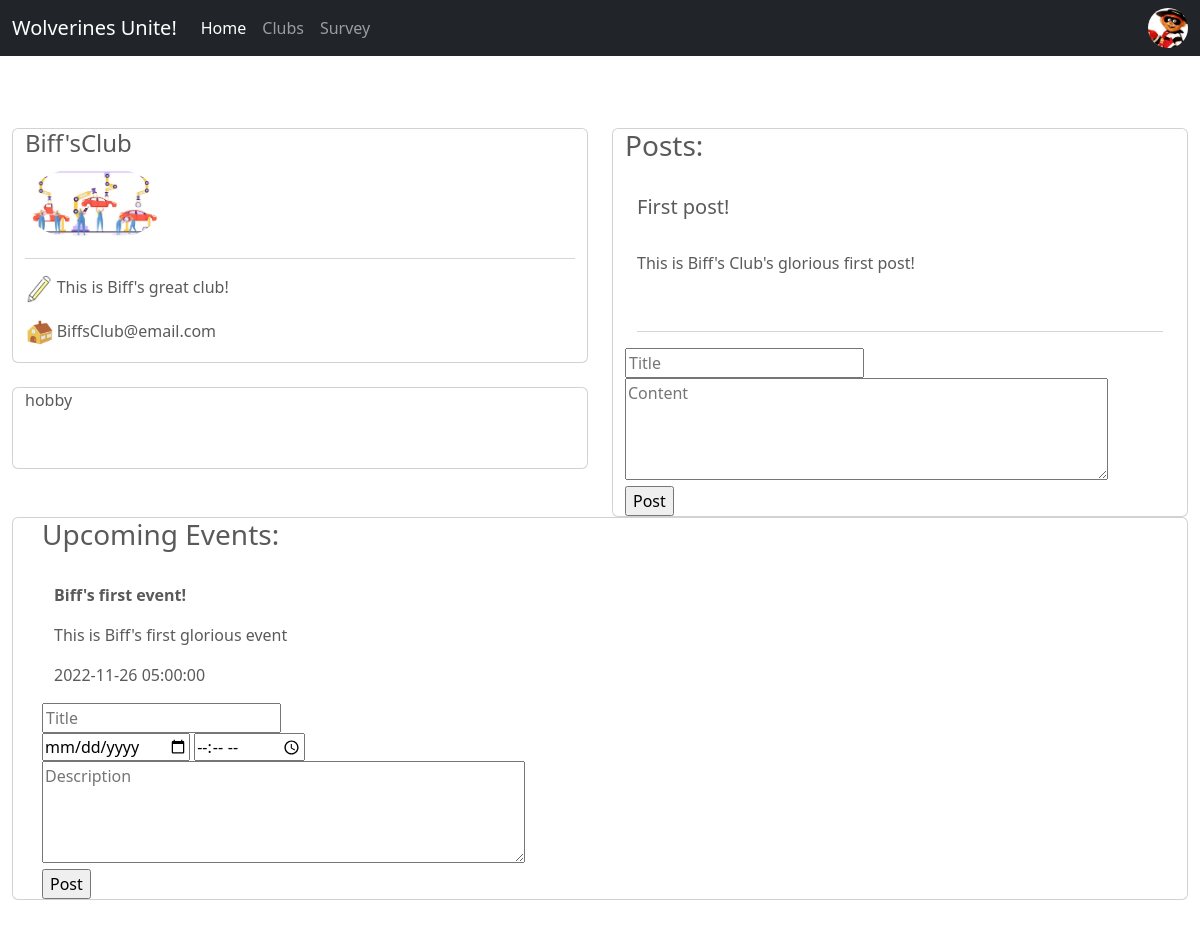
Page /club-profile-14 (signed in) on the committed database.
### tables this page shows
CREATE TABLE `club_table` (
  `clubID` int(11) NOT NULL,
  `name` varchar(40) NOT NULL,
  `category` text NOT NULL,
  `bio` text NOT NULL,
  `contact` text NOT NULL,
  `clubPhoto` varchar(50) NOT NULL
);

CREATE TABLE `posts_table` (
  `postID` int(11) NOT NULL,
  `clubID` int(11) NOT NULL,
  `title` varchar(50) NOT NULL,
  `content` text NOT NULL
);

CREATE TABLE `event_table` (
  `eventID` int(11) NOT NULL,
  `clubID` int(11) NOT NULL,
  `title` varchar(50) NOT NULL,
  `description` text NOT NULL,
  `date` date NOT NULL,
  `time` varchar(20) NOT NULL
);

### club-profile.php (the view, shortened to what this page needs)
<!doctype html>
<?php
if (isset($_SESSION['photo'])) {
	$photo = $_SESSION['photo'];
}
else {
	$photo = 'avatar-placeholder.png';
}
?>
<html lang="en">
  <?php
  include('header.php');
  ?>
<main>
<?php
	$club_id = $params['id'];
	$DATABASE_HOST = 'localhost';
	$DATABASE_USER = 'root';
	$DATABASE_PASS = '';
	$DATABASE_NAME = 'group6_db';
	$con = mysqli_connect($DATABASE_HOST, $DATABASE_USER, $DATABASE_PASS, $DATABASE_NAME);
	$stmt = $con->prepare('SELECT name, category, bio, contact, clubPhoto FROM club_table WHERE clubID = ?');
	$stmt->bind_param('i', $club_id);
	$stmt->execute();
	$stmt->bind_result($name, $category, $bio, $contact, $clubPhoto);
	$stmt = $con->prepare('SELECT * FROM posts_table WHERE clubID = ?');
	$stmt->bind_param('i', $club_id);
	$stmt->execute();
	$posts = $stmt->get_result();
	$stmt = $con->prepare('SELECT * FROM event_table WHERE clubID = ?');
	$stmt->bind_param('i', $club_id);
	$stmt->execute();
	$events = $stmt->get_result();
	$stmt = $con->prepare('SELECT * FROM membership_table WHERE clubID = ? && userID = ?');
	$stmt->bind_param('ii', $club_id, $_SESSION['id']);
	$stmt->execute();
	$stmt->store_result();
	if($stmt->num_rows > 0) {
		$stmt = $con->prepare('SELECT admin FROM membership_table WHERE clubID = ? && userID = ?');
	    $stmt->bind_param('ii', $club_id, $_SESSION['id']);
	    $stmt->execute();
		$admin = $stmt->get_result();
		$row = mysqli_fetch_array($admin);
		$isAdmin = $row['admin'];
	}
	else {
		$isMember = false;
		$isAdmin = 0;
	}
?>
<div class="container" style="max-width:1400px;margin-top:80px">
  <div class="row align-items-start">
    <div class="col">
      <div class="card">
        <div class="container">
         <h4 class="center"><?php echo $name; ?></h4>
         <p class="center circle"><img src= <?php echo "images/" . $clubPhoto; ?> style="border-radius:50%; width:25%; height:25%;" alt="Avatar"></p>
         <hr>
         <p><img src="images/pencil.png" style="width:5%; height:5%;" alt="pencil"> <?php echo $bio; ?></p>
         <p><img src="images/house.png" style="width:5%; height:5%;" alt="house"> <?php echo $contact; ?></p>
        </div>
      </div>
      <br>
      <div class="card">
        <div class="container">
          <p><?php echo $category; ?></p>
          <p>
            <span class="badge badge-primary">News</span>
            <span class="badge badge-secondary">W3Schools</span>
            <span class="badge badge-success">Bootstrap</span>
            <span class="badge badge-dark">Games</span>
          </p>
        </div>
      </div>
      <br>
    </div>
    <div class="col">
      <div class="row">
        <div class="col">
          <div class="card">
            <div class="container">
              <h3>Posts: </h3>
			  <?php
				while ($row = mysqli_fetch_array($posts)) {?>
					<div class="container"><br>
						<h5><?php echo $row['title'];?></h5><br>
						<p><?php echo $row['content'];?></p><br>
						<hr class="clear">
					</div>
				<?php } ?>
                <?php
					if($isAdmin) {
						echo '<form action="addPost.php?id='.$club_id.'" method="post" autocomplete="off" enctype="multipart/form-data">
								<input type="text" name="title" placeholder="Title" id="title">
								<br>
								<textarea id="content" name="content" placeholder="Content" rows="4" cols="50"></textarea>
								<br>
							<input type="submit" value="Post">
						</form>';
					}
				?>
            </div>
          </div>
        </div>
      </div>
    </div>
    <div class="col">
      <div class="card">
        <div class="container">
		  <h3>Upcoming Events:</h3>
		  <?php
			while ($row = mysqli_fetch_array($events)) {?>
				<div class="container"><br>
					<p><strong><?php echo $row['title'];?></strong></p>
					<p><?php echo $row['description'];?></p>
					<p><?php echo $row['date'] . ' ' . $row['time'];?></p>
				</div>
			<?php } ?>
			<?php
				if($isAdmin) {
					echo '<form action="addEvent.php?id='.$club_id.'" method="post" autocomplete="off" enctype="multipart/form-data">
								<input type="text" name="title" placeholder="Title" id="title">
								<br>
								<input type="date" name="date" placeholder="Date" id="date">
								<input type="time" name="time" placeholder="Time" id="time">
								<br>
								<textarea id="description" name="description" placeholder="Description" rows="4" cols="50"></textarea>
								<br>
							<input type="submit" value="Post">
						</form>';
				}
			?>
        </div>
      </div>
      <br>
    </div>
  </div>
</div>
  </body>
</html>

### slugify.php (shortened to what this page needs)
<?php
$rules = array(
    'clubs'   => "/clubs-(?'page'\d+)",
    'album'     => "/album/(?'album'[\w\-]+)",
    'club-profile'  => "/club-profile-(?'id'\d+)",
    'page'      => "/page/(?'page'about|contact)",
    'home'      => "/"
);
$uri = rtrim( dirname($_SERVER["SCRIPT_NAME"]), '/' );
$uri = '/' . trim( str_replace( $uri, '', $_SERVER['REQUEST_URI'] ), '/' );
$uri = urldecode( $uri );
foreach ( $rules as $action => $rule ) {
    if ( preg_match( '~^'.$rule.'$~i', $uri, $params ) ) {
		 include($action . '.php');
		 exit();
    }
}
?>

### header.php (shortened to what this page needs)
  <head>
<link href="assets/dist/css/bootstrap.min.css" rel="stylesheet">
    <link href="carousel.css" rel="stylesheet">
  </head>
  <body>
<header>
     <nav class="navbar navbar-expand-md navbar-dark fixed-top bg-dark">
    <div class="container-fluid">
      <a class="navbar-brand" href="#">Wolverines Unite!</a>
      <div class="collapse navbar-collapse" id="navbarCollapse">
        <ul class="navbar-nav me-auto mb-2 mb-md-0">
          <li class="nav-item">
            <a class="nav-link active" aria-current="page" href="index.php">Home</a>
          </li>
          <li class="nav-item">
            <a class="nav-link" href="clubs-1">Clubs</a>
          </li>
          <li class="nav-item">
            <a class="nav-link" href="survey.html">Survey</a>
          </li>
        </ul>
		<a class="nav-link profile" href="profile.php"><img <img src=<?php echo "images/" . $photo; ?>  width="8%" height="8%" style="border-radius:50%;height:40px;width:40px;"></a>
      </div>
    </div>
  </nav>
</header>

### carousel.css (style rules this page uses)
body { padding-top: 3rem; padding-bottom: 3rem; color: #5a5a5a; }

### header.php (style rules this page uses)
.profile { align-items: right; }

### rows in the picture
club_table: name "Biff'sClub", clubPhoto (picture), bio "This is Biff's great club!", contact "BiffsClub@email.com", category "hobby"
posts_table: title "First post!", content "This is Biff's Club's glorious first post!"
event_table: title "Biff's first event!", description "This is Biff's first glorious event", date "2022-11-26", time "05:00:00"
